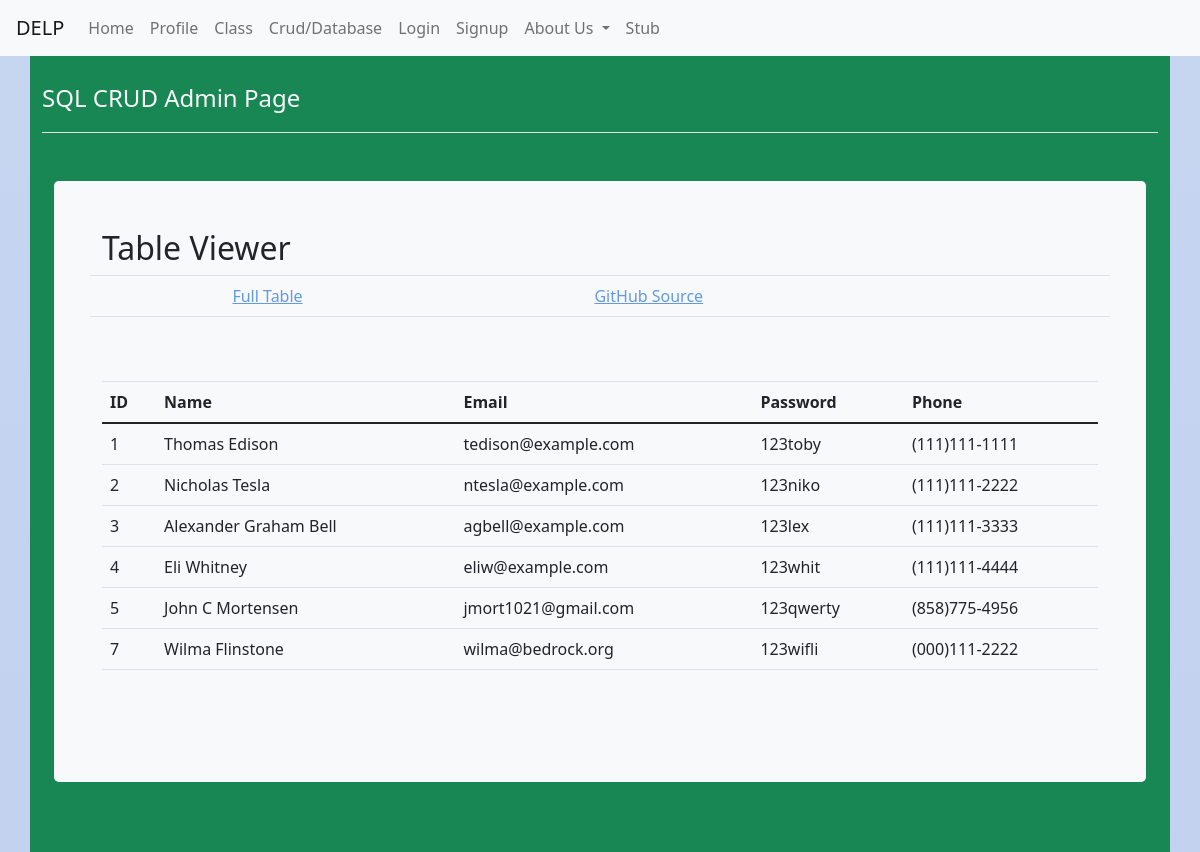
/crud/ (upper part), run on an earlier commit of the app's database.
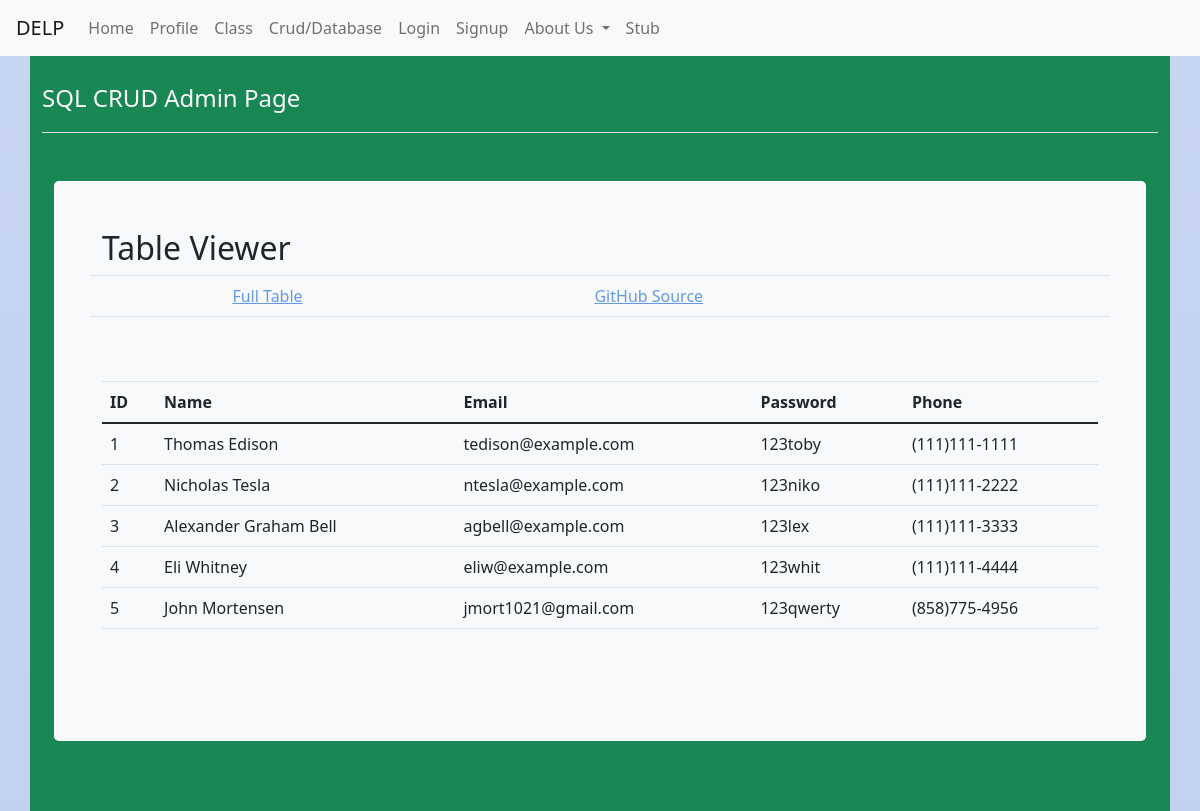
And on a later commit of the database.
### crud/model.py (models this page shows, shortened)
class Users(db.Model):
    userID = db.Column(db.Integer, primary_key=True)
    name = db.Column(db.String(255), unique=False, nullable=False)
    email = db.Column(db.String(255), unique=True, nullable=False)
    password = db.Column(db.String(255), unique=False, nullable=False)
    phone = db.Column(db.String(255), unique=False, nullable=False)
    def read(self):
        return {
            "userID": self.userID,
            "name": self.name,
            "email": self.email,
            "password": self.password,
            "phone": self.phone
        }

### crud/app_crud.py (the view)
@app_crud.route('/')
def crud():
    return render_template("crud.html", table=users_all())

### crud/app_crud.py (called while the page is built)
def users_all():
    return [peep.read() for peep in Users.query.all()]

### crud/templates/crud.html (shortened to what this page needs)
<!DOCTYPE html>
{% extends "layouts/layouts.html" %}
{% block content %}
<div class="container py-4 text-light bg-success">
    <header class="pb-3 mb-4 border-bottom">
        <div class="d-flex align-items-center text-light text-decoration-none">
            <span class="fs-4">SQL CRUD Admin Page</span>
        </div>
    </header>
    <div class="container py-4">
        <div class="p-5 mb-4 bg-light text-dark rounded-3">
            <h2>Table Viewer</h2>
            <div class="row align-items-md-stretch">
                <table class="table">
                    <tbody>
                    <tr>
                        <td></td>
                        <td></td>
                        <td><a href={{url_for('crud.crud')}}>Full Table </a></td>
                        <td><a href="https://github.com/nighthawkcoders/nighthawk_csp/tree/master/crud">GitHub Source</a></td>
                    </tr>
                    </tbody>
                </table>
            </div>
            <div class="row align-items-md-stretch">
                <div class="container-fluid py-5">
                    <table class="table">
                        <thead>
                        <tr>
                            <th>ID</th>
                            <th>Name</th>
                            <th>Email</th>
                            <th>Password</th>
                            <th>Phone</th>
                        </tr>
                        </thead>
                        <tbody>
                        {% for row in table %}
                        {% set pn = "" ~ row['phone'] %}
                        {% set pnf = "(" ~ pn[0:3] ~ ")" ~ pn[3:6] ~ "-" ~ pn[6:10] %}
                        <tr>
                            <td>{{ row['userID'] }}</td>
                            <td>{{ row['name'] }}</td>
                            <td>{{ row['email'] }}</td>
                            <td>{{ row['password'] }}</td>
                            <td>{{ pnf }}</td>
                        </tr>
                        {% endfor %}
                        </tbody>
                    </table>
                </div>
            </div>
        </div>
    </div>
    <div class="container py-4">
    </div>
</div>
{% endblock %}

### templates/layouts/layouts.html (shortened to what this page needs)
<!DOCTYPE HTML>
<html lang="en">
<head>
    <link href="https://cdn.jsdelivr.net/npm/bootstrap@5.0.2/dist/css/bootstrap.min.css" rel="stylesheet">
    <link rel="stylesheet" href="https://stackpath.bootstrapcdn.com/bootstrap/4.3.1/css/bootstrap.min.css">
    <link rel="stylesheet" type="text/css" href={{  url_for("static", filename="style/style.css", version='100') }}>
</head>
<body>
{% include "layouts/navbar.html" %}
{% block content %}{% endblock %}
</body>
</html>

### templates/layouts/navbar.html (shortened to what this page needs)
<nav class="navbar navbar-expand-lg navbar-light bg-light">
    <a class="navbar-brand" href="{{ url_for('walruses') }}">DELP</a>
    <div class="collapse navbar-collapse" id="navbarNavAltMarkup">
        <div class="navbar-nav">
            <a class="nav-link" href={{ url_for('walruses') }}>Home</a>
            <a class="nav-link" href={{ url_for('kangaroos') }}>Profile</a>
            <a class="nav-link" href={{ url_for('hawkers') }}>Class</a>
            <a class="nav-link" href="/crud/">Crud/Database</a>
            <a class="nav-link" href={{ url_for('login') }}>Login</a>
            <a class="nav-link" href={{ url_for('signup') }}>Signup</a>
            <li class="nav-item dropdown">
                <a class="nav-link dropdown-toggle" href="#" id="navbarDropdown" role="button" data-toggle="dropdown" aria-haspopup="true" aria-expanded="false">
                    About Us
                </a>
            </li>
            <a class="nav-link" href="/stub">Stub</a>
        </div>
    </div>
</nav>

What changed in the data, as far as the page shows it:
removed Users: userID "7", name "Wilma Flinstone", email "wilma@bedrock.org", password "123wifli", pnf "(000)111-2222"
changed Users "jmort1021@gmail.com": name "John C Mortensen" → "John Mortensen"
